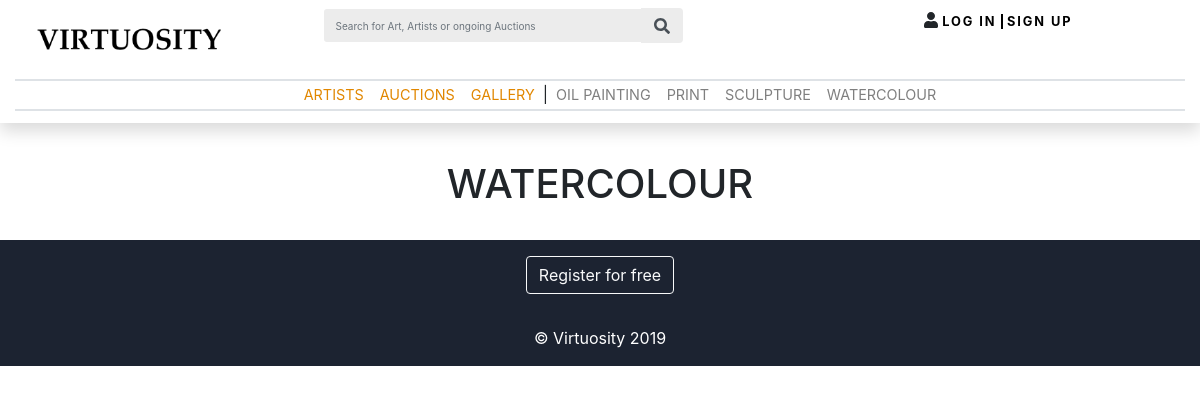
The app's page /watercolour, older data.
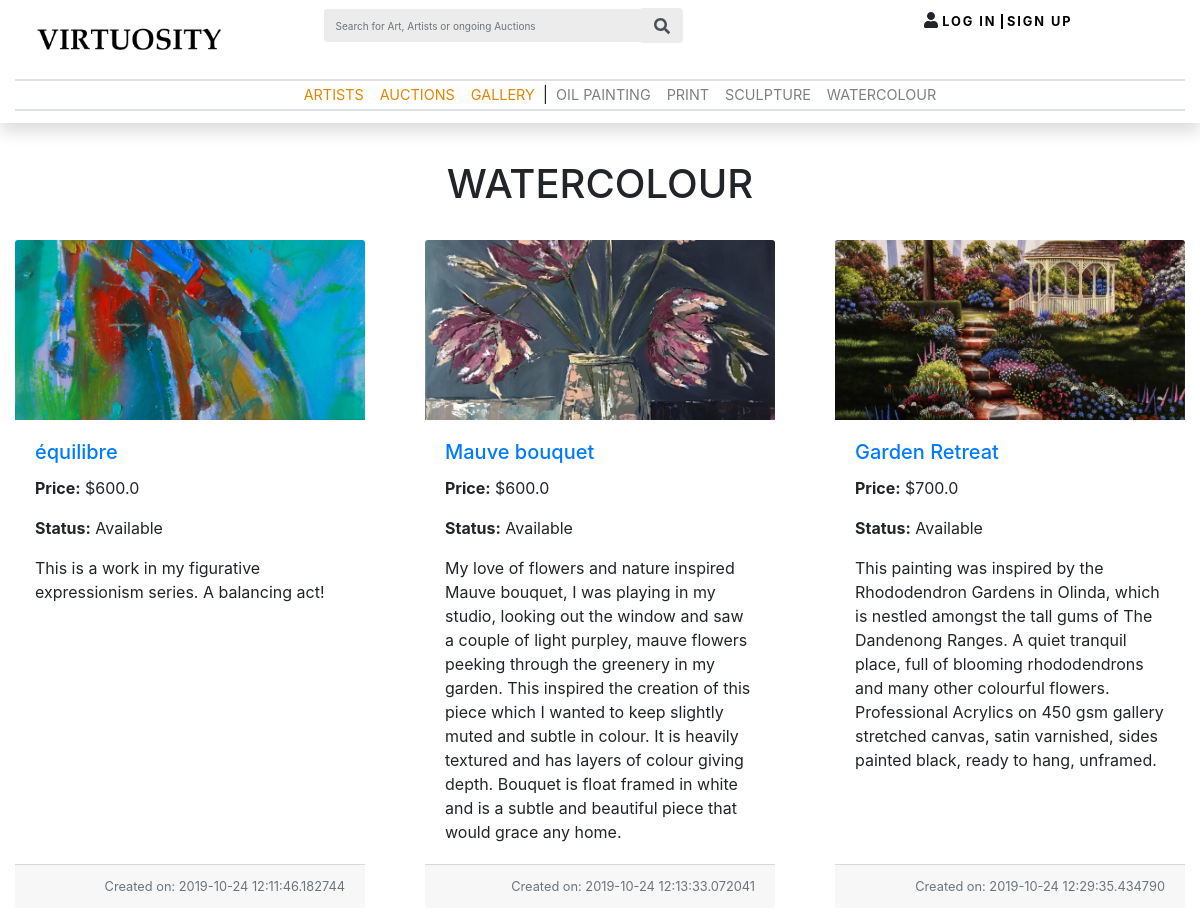
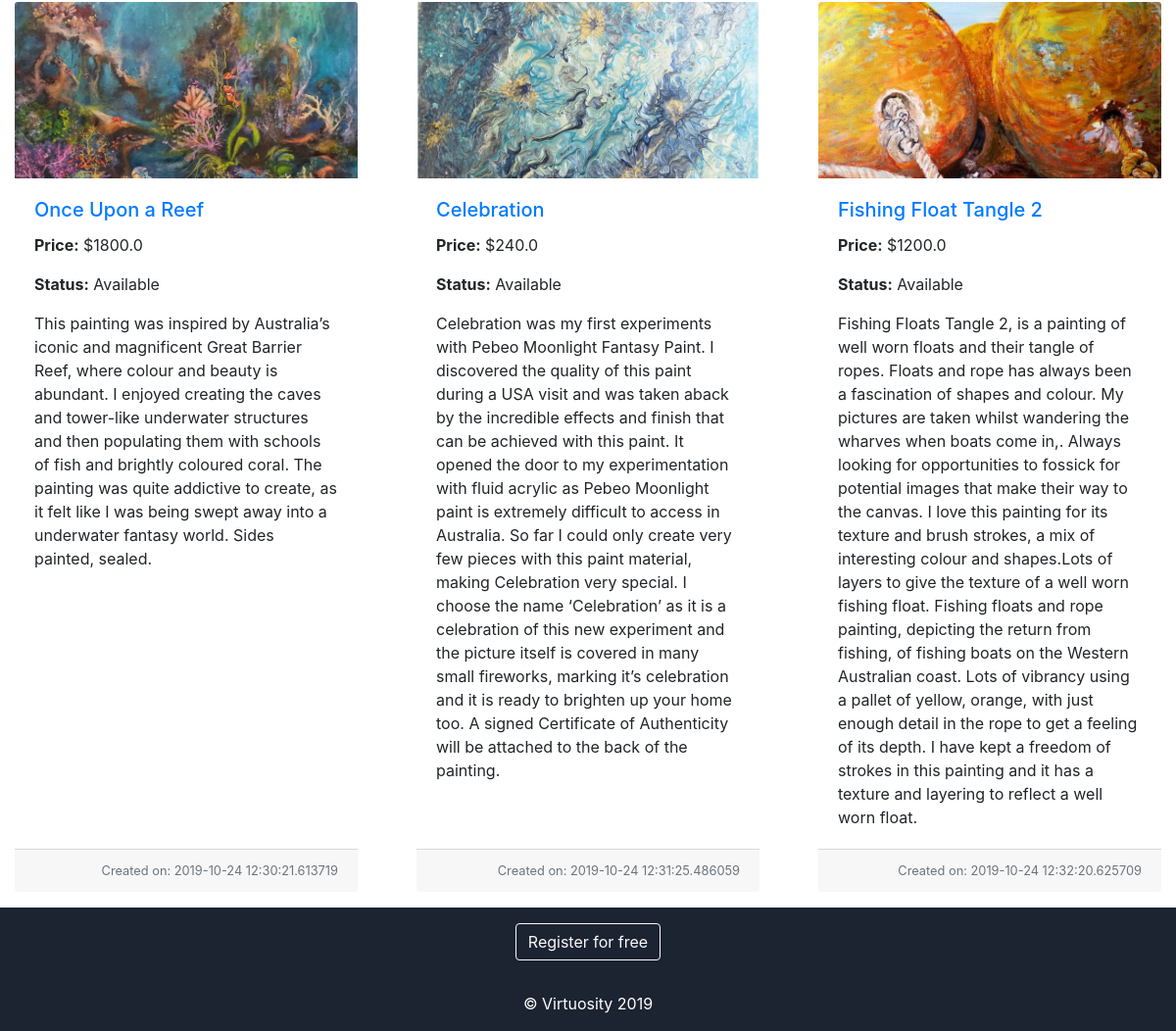
The same page, newer data (2 pictures, top to bottom).
### marketplace/models.py (models this page shows)
class Artwork(db.Model, UserMixin):
    __tablename__ = 'artworks'
    id = db.Column(db.Integer, primary_key=True)
    seller_id = db.Column(db.Integer, db.ForeignKey('users.id'))
    image_address = db.Column(db.String(500), nullable = False)
    create_date = db.Column(db.DateTime, nullable = False)
    name = db.Column(db.String(1000), nullable = False)
    category = db.Column(db.String(300), nullable = False)
    description = db.Column(db.String(1000), nullable = False)
    price = db.Column(db.Float(precision=2), nullable = False)
    availability = db.Column(db.Boolean, default = True)

### marketplace/views.py (the view)
@bp.route('/watercolour')
def watercolour():
     artworks = Artwork.query.filter_by(category = 'Watercolor')
     num_results = Artwork.query.filter_by(category = 'Watercolor').count()
     return render_template("_watercolour.html", artworks = artworks, num_results = num_results)

### marketplace/templates/_watercolour.html (shortened to what this page needs)
{% import "bootstrap/wtf.html" as wtf %}
{% extends 'base.html' %}
{% block content %}
<head>
</head>
<div class ="text-center pb-4"><H1>WATERCOLOUR</H1></div>
<div class="card-deck">
    <div class="row">
    {% for i in range(num_results) %}
    {% if i % 3 == 0 %}
    </div>
    <div class="row">
    {% endif %}
        <div class="card mb-3 col-md-4 card border-secondary">
            <img src="../static/img/{{artworks[i].image_address}}" class="card-img-top" alt="...">
            <div class="card-body">
                <h5 class="card-title"><a href="{{ url_for('main.item_details', id = artworks[i].id) }}">{{artworks[i].name}}</a></h5>
                <p class="card-text"><b>Price:</b> ${{artworks[i].price}}</p>
                {% if artworks[i].availability == True %}
                <p class="card-text"><b>Status:</b> Available</p>
                {% else %}
                <p class="card-text"><b>Status:</b> SOLD</p>
                {% endif %}
                <p class="card-text">{{artworks[i].description}}</p>
            </div>
            <div class="card-footer">
                <small class="text-muted float-right">Created on: {{artworks[i].create_date}}</small>
            </div>
        </div>
    {% endfor %}
    </div>
</div>
{% endblock %}

Row changes from the older to the newer data that the page shows:
added Artwork: image_address (picture), name "équilibre", price "600.0", description "This is a work in my figurative expressionism series. A balancing act!", create_date "2019-10-24 12:11:46.182744"
added Artwork: image_address (picture), name "Mauve bouquet", price "600.0", description "My love of flowers and nature inspired Mauve bouquet, I was playing in my studio, looking out the window and saw a couple of light purpley, mauve flowers peeking through the greenery in my garden. This inspired the creation of this piece which I wanted to keep slightly muted and subtle in colour. It is heavily textured and has layers of colour giving depth. Bouquet is float framed in white and is a subtle and beautiful piece that would grace any home.", create_date "2019-10-24 12:13:33.072041"
added Artwork: image_address (picture), name "Garden Retreat", price "700.0", description "This painting was inspired by the Rhododendron Gardens in Olinda, which is nestled amongst the tall gums of The Dandenong Ranges. A quiet tranquil place, full of blooming rhododendrons and many other colourful flowers. Professional Acrylics on 450 gsm gallery stretched canvas, satin varnished, sides painted black, ready to hang, unframed.", create_date "2019-10-24 12:29:35.434790"
added Artwork: image_address (picture), name "Once Upon a Reef", price "1800.0", description "This painting was inspired by Australia’s iconic and magnificent Great Barrier Reef, where colour and beauty is abundant. I enjoyed creating the caves and tower-like underwater structures and then populating them with schools of fish and brightly coloured coral. The painting was quite addictive to create, as it felt like I was being swept away into a underwater fantasy world. Sides painted, sealed.", create_date "2019-10-24 12:30:21.613719"
added Artwork: image_address (picture), name "Celebration", price "240.0", description "Celebration was my first experiments with Pebeo Moonlight Fantasy Paint. I discovered the quality of this paint during a USA visit and was taken aback by the incredible effects and finish that can be achieved with this paint. It opened the door to my experimentation with fluid acrylic as Pebeo Moonlight paint is extremely difficult to access in Australia. So far I could only create very few pieces with this paint material, making Celebration very special. I choose the name ‘Celebration’ as it is a celebration of this new experiment and the picture itself is covered in many small fireworks, marking it’s celebration and it is ready to brighten up your home too. A signed Certificate of…", create_date "2019-10-24 12:31:25.486059"
added Artwork: image_address (picture), name "Fishing Float Tangle 2", price "1200.0", description "Fishing Floats Tangle 2, is a painting of well worn floats and their tangle of ropes. Floats and rope has always been a fascination of shapes and colour. My pictures are taken whilst wandering the wharves when boats come in,. Always looking for opportunities to fossick for potential images that make their way to the canvas. I love this painting for its texture and brush strokes, a mix of interesting colour and shapes.Lots of layers to give the texture of a well worn fishing float. Fishing floats and rope painting, depicting the return from fishing, of fishing boats on the Western Australian coast. Lots of vibrancy using a pallet of yellow, orange, with just enough detail in the rope to get…", create_date "2019-10-24 12:32:20.625709"
Text that changed along with them:
new list line: "Price: $ Status: Available Created on:"
